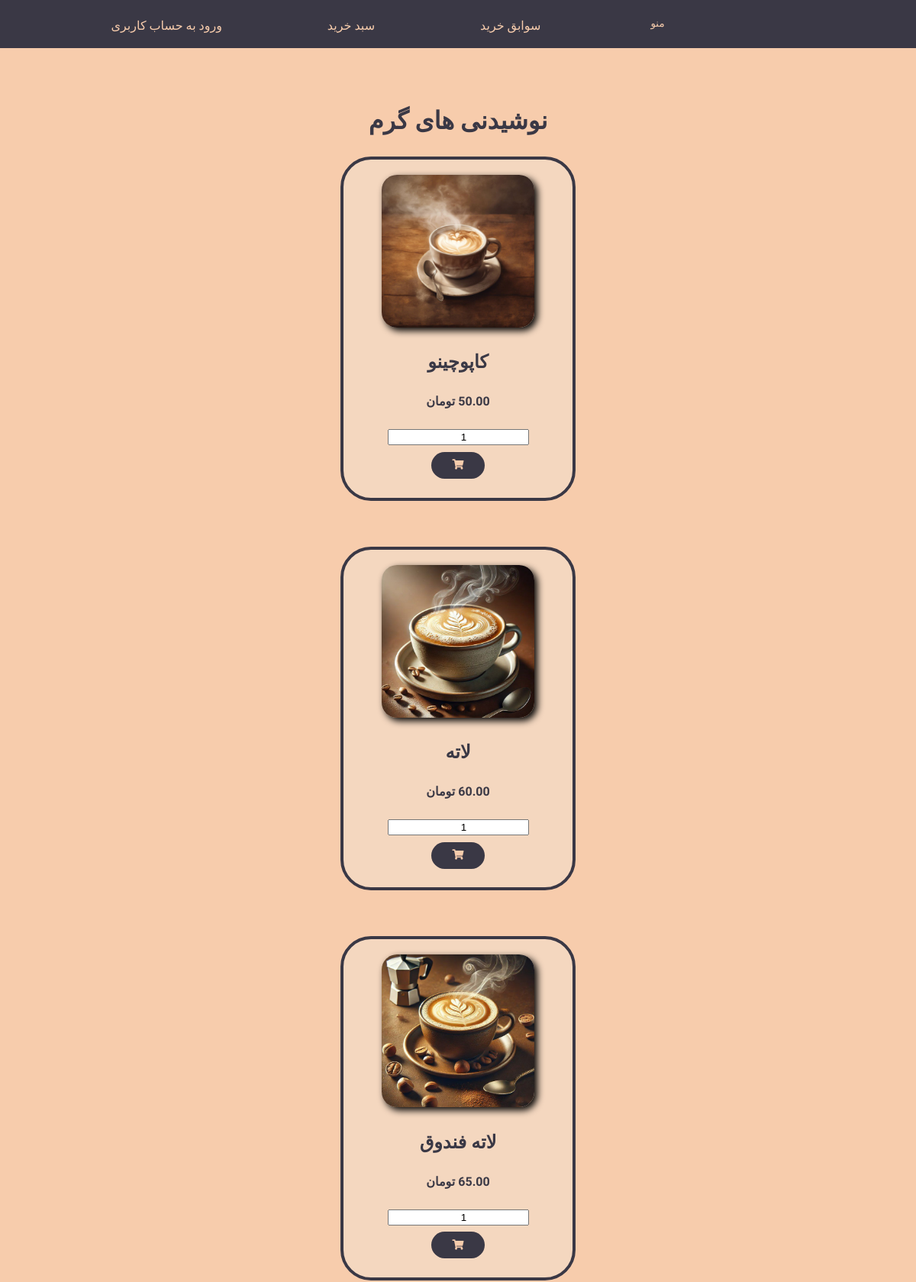
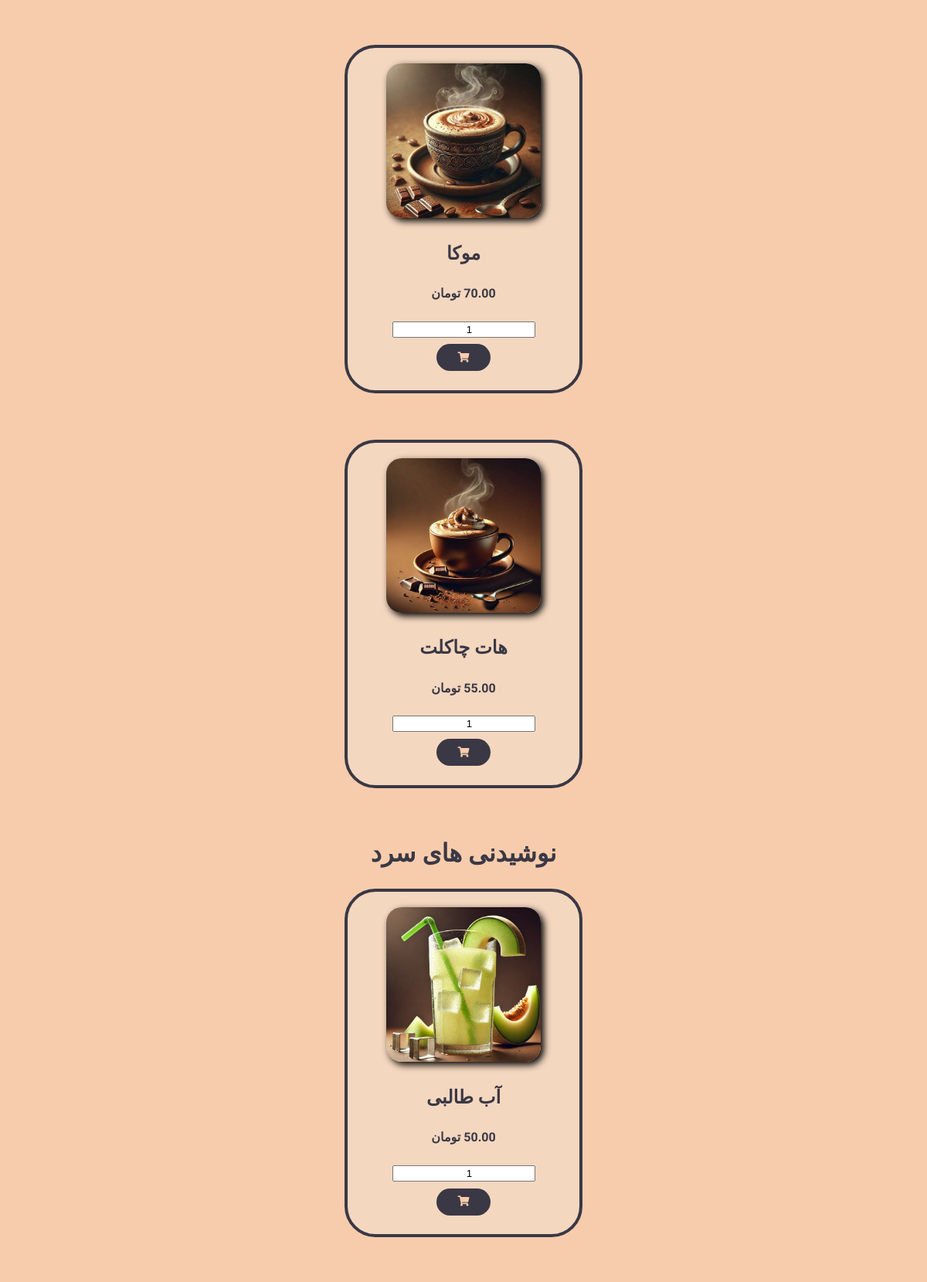
The app's page /menu/ (upper part) with its own data (2 pictures, top to bottom).
### accounts/models.py (models this page shows, shortened)
class Product(models.Model):
    name = models.CharField(max_length=100)
    price = models.DecimalField(max_digits=6, decimal_places=2)
    category = models.CharField(max_length=50)
    image = models.ImageField(upload_to='static/images/', blank=True, null=True)

### accounts/views.py (the view)
# urls.py: path('menu/',views.menuPage ,name="menu"),
def menuPage(request):
    products=Product.objects.all()
    context={'products':products}
    return render(request,'accounts/menu.html',context)

### accounts/templates/accounts/menu.html (shortened to what this page needs)
{%load static%}
<!DOCTYPE html>
<html lang="fa" dir="rtl">
<head>
<link rel='stylesheet' href='https://cdnjs.cloudflare.com/ajax/libs/font-awesome/5.15.3/css/all.min.css'>
<link href='https://unpkg.com/css.gg@2.0.0/icons/css/enter.css' rel='stylesheet'>
<link href='https://unpkg.com/css.gg@2.0.0/icons/css/shopping-cart.css' rel='stylesheet'>
<link href='https://unpkg.com/css.gg@2.0.0/icons/css/check-r.css' rel='stylesheet'>
<link href='https://unpkg.com/css.gg@2.0.0/icons/css/menu.css' rel='stylesheet'>
<link href='https://unpkg.com/css.gg@2.0.0/icons/css/coffee.css' rel='stylesheet'>
</head>
<body>
    <div class="navbar lalezar-regular">
        <nav>
            <ul>
                <li class="dropdown">
                    <div class="icon-label"><button class="dropbtn" >منو</button></div>
                <li>
                    <div class="icon-label"><a href="" class="name">سوابق خرید</a></div>
                </li>
                <li>
                    <div class="icon-label"><a href="" class="name">سبد خرید</a></div>
                </li>
                {% if user.is_authenticated %}
                {% if user.is_staff %}
                <li class="nav-item">
                    <div class="icon-label"><i class="gg-coffee icon"></i><a href="{% url 'myadmin' %}" class="name">مدیریت فروشگاه</a></div>
                </li>
                {% endif %}
                <li>
                    <div class="icon-label"><i class="gg-enter icon"></i><a href="{% url 'logout' %}" class="name" style="margin-left: 100px;">خروج</a></div>
                </li>
                {% else %}
                <li>
                    <div class="icon-label"><a href="{% url 'login' %}" class="name">ورود به حساب کاربری</a></div>
                </li>
                {% endif %}
            </ul>
        </nav>
    </div>
    <div class="container d-flex justify-content-center mt-50 mb-50 ">
        <div class="row">
           <div class="col-md-10 lalezar-regular">
            <h1 id="hot">نوشیدنی های گرم</h1>
            {% for i in products %}
            {%if i.category == "hot" %}
            <div class="card card-body" style="margin-bottom: 60px;">
                <div class="media align-items-center align-items-lg-start text-center text-lg-left flex-column flex-lg-row">
                    <div class="mr-2 mb-3 mb-lg-0">
                        <img src="{{i.image.url}}" width="200" height="200">
                    </div>
                    <div class="media-body ">
                        <h2 class="media-title font-weight-semibold">
                            {{i.name}}
                        </h2>
                    </div>
                    <div class="mt-3 mt-lg-0 ml-lg-3 text-center">
                        <h4 class="mb-0 font-weight-semibold">{{i.price}} تومان</h4>
                        <form method="post" action="#">
                        <div class="form-group">
                            <input type="number" id="quantity_{{ i.id }}" name="quantity" class="form-control" value="1" min="1">
                        </div>
                        <button type="button" class="btn  lalezar-regular"> <i class="fas fa-shopping-cart"></i></button>
                        </form>
                    </div>
                </div>
                <br>
    </div>
                {%endif%}
                {%endfor%}
            <h1 id="cold">نوشیدنی های سرد</h1>
            {% for i in products %}
            {%if i.category == "cold" %}
            <div class="card card-body" style="margin-bottom: 60px;" >
                <div class="media align-items-center align-items-lg-start text-center text-lg-left flex-column flex-lg-row">
                    <div class="mr-2 mb-3 mb-lg-0">
                        <img src="{{i.image.url}}" width="200" height="200">
                    </div>
                    <div class="media-body ">
                        <h2 class="media-title font-weight-semibold">
                            {{i.name}}
                        </h2>
                    </div>
                    <div class="mt-3 mt-lg-0 ml-lg-3 text-center">
                        <h4 class="mb-0 font-weight-semibold">{{i.price}} تومان</h4>
                        <form method="post" action="#">
                            <div class="form-group">
                                <input type="number" id="quantity_{{ i.id }}" name="quantity" class="form-control" value="1" min="1">
                            </div>
                            <button type="button" class="btn  lalezar-regular"> <i class="fas fa-shopping-cart"></i></button>
                            </form>
                    </div>
                </div>
                <br>
    </div>
{%endif%}
{%endfor%}
            </div>
        </div>
    </div>
</body>
</html>

### accounts/templates/accounts/menu.html (style rules this page uses)
.lalezar-regular { font-family: "Lalezar", system-ui; font-weight: 400; font-style: normal; }
body { margin: 0; font-family:'lalezar-regular' font-size: .8125rem; font-weight: 400; line-height: 1.5385; color: #3a3845; text-align: center; background-color: #f7ccac; }
.btn { background-color:#3a3845 ; font-family: lalezar-regular; color: #f7ccac; border: 0px; height: 35px ; width: 70px; border-radius: 35px; margin-top: 7px; }
.mt-50 { margin-top: 50px; }
.mb-50 { margin-bottom: 50px; }
a { text-decoration: none !important; }
.container { display: flex; justify-content: center; }
.card { background-color: #f4d7bf; border: 4px solid #3a3845 ; padding-top: 20px; width: 300px; border-radius: 40px; }
img { border-radius: 20px; box-shadow: 4px 4px 10px rgba(0, 0, 0, 1); }
nav ul { display: flex; }
li { list-style: none; margin-right: 130px; }
.icon-label { display: flex; align-items: center; color: #f7ccac; margin-top: 6px; }
.icon-label a { text-decoration: none; }
.navbar { display: flex; background-color:#3a3845; justify-content: center; margin-bottom: 20px; }
.name { color: #f7ccac; }
.dropdown { position: relative; margin-left: auto; cursor: pointer; }
.dropbtn { background-color: inherit; color: #f7ccac; border: none; outline: none; font-family: inherit;; }
.form-control { font-family:'lalezar-regular' width: 14px; text-align: center; }

### records on screen
Product: image (picture), name "کاپوچینو", price "50.00"
Product: image (picture), name "لاته", price "60.00"
Product: image (picture), name "لاته فندوق", price "65.00"
Product: image (picture), name "موکا", price "70.00"
Product: image (picture), name "هات چاکلت", price "55.00"
Product: image (picture), name "آب طالبی", price "50.00"
